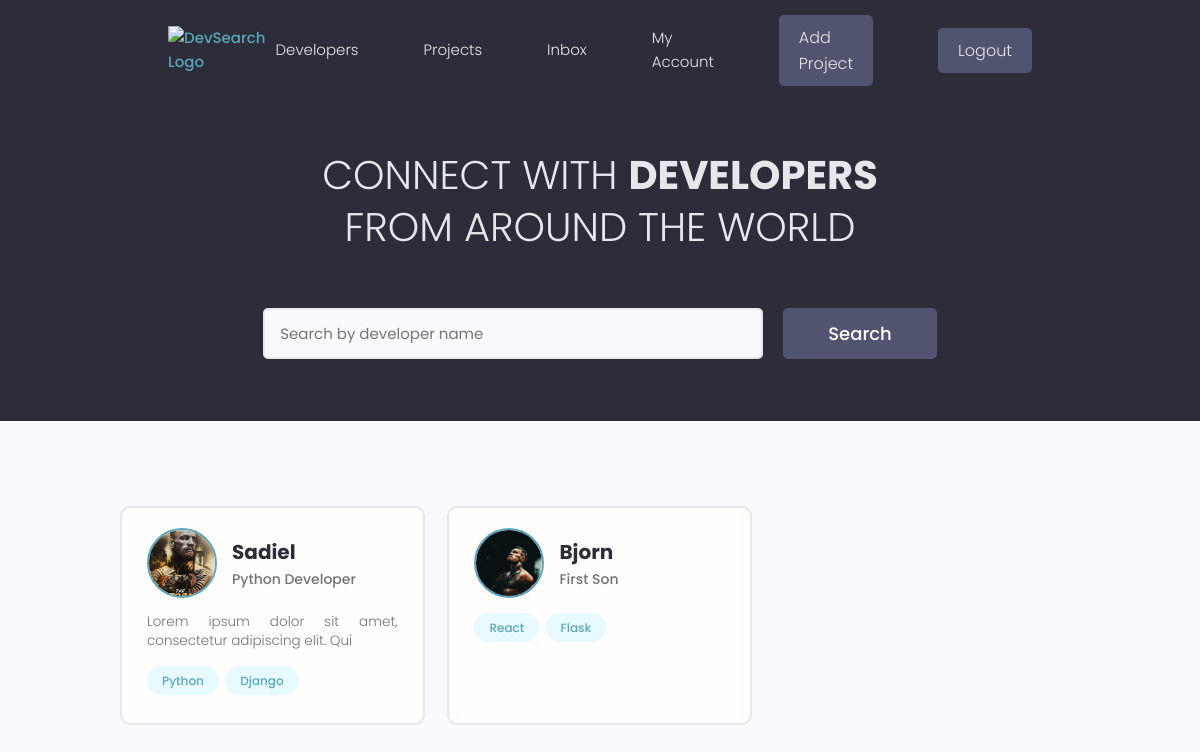
The app's page / (signed in) with its own data.
### users/models.py (models this page shows, shortened)
class Profile(models.Model):
    user = models.OneToOneField(User, on_delete = models.CASCADE,null=True,blank=True)
    name = models.CharField(max_length=200, null=True, blank=True)
    username = models.CharField(max_length=200, null=True, blank=True)
    location = models.CharField(max_length=200, null=True, blank=True)
    email = models.EmailField(max_length=500, blank=True, null=True)
    short_intro =  models.CharField(max_length=200, null=True, blank=True)
    bio = models.TextField(blank=True, null=True)
    profile_image = models.ImageField(blank=True, null=True, upload_to='profileImages/', default = 'profileImages/user-default.png')
    social_github = models.CharField(max_length=200, null=True, blank=True)
    social_linkedin = models.CharField(max_length=200, null=True, blank=True)
    social_personal = models.CharField(max_length=200, null=True, blank=True)
    social_youtube = models.CharField(max_length=200, null=True, blank=True)
    social_instgram = models.CharField(max_length=200, null=True, blank=True)
    social_facebook = models.CharField(max_length=200, null=True, blank=True)
    created_at = models.DateTimeField(auto_now_add=True)
    id = models.UUIDField(default=uuid.uuid4, unique=True, primary_key=True, editable=False)

class Skill(models.Model):
    owner = models.ForeignKey(Profile, on_delete=models.CASCADE, null=True , blank=True)
    name = models.CharField(max_length=200 , blank=True, null=True)
    description = models.TextField(null=True, blank=True)
    created_at = models.DateTimeField(auto_now_add=True)
    id = models.UUIDField(default=uuid.uuid4, unique=True, primary_key=True, editable=False)
    def __str__(self):
        return str(self.name)

### users/views.py (the view)
# urls.py: path('',views.profiles , name='profiles'),
def profiles(request):
    profiles = Profile.objects.all()
    context = {'profiles':profiles}
    return render(request, 'users/profile.html', context)

### users/templates/users/profile.html (shortened to what this page needs)
{% extends 'main.html'%}
{% block content %}
 <main class="home">
    <section class="hero-section text-center">
      <div class="container container--narrow">
        <div class="hero-section__box">
          <h2>CONNECT WITH <span>DEVELOPERS</span></h2>
          <h2>FROM AROUND THE WORLD</h2>
        </div>
        <div class="hero-section__search">
          <form class="form" action="#" method="get">
            <div class="form__field">
              <input class="input input--text" id="formInput#search" type="text" name="text"
                placeholder="Search by developer name" />
            </div>
            <input class="btn btn--sub btn--lg" type="submit" value="Search" />
          </form>
        </div>
      </div>
    </section>
    <section class="devlist">
      <div class="container">
        <div class="grid grid--three">
            {% for profile in profiles %}
          <div class="column card">
            <div class="dev">
              <a href="{% url 'user-profile' profile.id %}" class="card__body">
                <div class="dev__profile">
                  <img class="avatar avatar--md" src="{{ profile.profile_image.url}}" alt="image" />
                  <div class="dev__meta">
                    <h3>{{profile.name}}</h3>
                    <h5>{{profile.short_intro}}</h5>
                  </div>
                </div>
                <p class="dev__info">
                    {{profile.bio|slice:"60"}}
                </p>
                <div class="dev__skills">
                  {%for skill in profile.skill_set.all|slice:"5" %}
                  <span class="tag tag--pill tag--main">
                    <small>{{skill}}</small>
                  </span>
                  {% endfor %}
                </div>
              </a>
            </div>
          </div>
          {% endfor %}
        </div>
      </div>
    </section>
  </main>
{% endblock content %}

### static/styles/app.css (style rules this page uses)
:root { --color-sub: #2d2d39; }
.btn--sub { background-color: var(--color-sub-light); }
.card { border: 2px solid var(--color-light); }
img { width: 100%; }
.hero-section { height: 40vh; display: flex; align-items: center; background-color: var(--color-sub); }
.hero-section__box { margin-bottom: 4rem; }
.hero-section__box > h2, .hero-section__box > h2 > span { font-size: 4rem; color: var(--color-light); line-height: 1.3; text-transform: uppercase; }
.hero-section__box > h2 { font-weight: 300; }
.hero-section__box > h2 > span { font-weight: 700; }
.hero-section__search > .form { display: flex; align-items: center; justify-content: center; gap: 2rem; }
.hero-section__search > .form input.input--text { width: 50rem; }
.devlist { margin-top: 8rem; }
.devlist .grid { align-items: stretch; }
.devlist .dev .dev__profile { display: flex; align-items: center; gap: 1.5rem; }
.devlist .dev .dev__meta h3 { color: var(--color-sub); font-size: 2rem; font-weight: 700; }
.devlist .dev .dev__meta h5 { color: var(--color-text); font-size: 1.4rem; font-weight: 500; }
.devlist .dev .dev__info { margin: 1.5rem 0; font-size: 1.35rem; line-height: 1.4; text-align: justify; }

### static/uikit/styles/modules/_variables.css (style rules this page uses)
:root { --color-main: #5aa5b9; --color-main-light: #e6faff; --color-sub: #3f4156; --color-sub-light: #51546e; --color-sub-lighter: #ededfd; --color-text: #737373; --color-gray: #8b8b8b; --color-light: #e5e7eb; --color-light-gray: #767676; --color-bg: #f8fafd; --color-white: #fffefd; --color-white-light: #f3f3f3; --color-success: #359e64; --color-success-bg: #def8e8; --color-error: #fc4b0b; --color-error-bg: #fff2ee; --font-base: 'Poppins', arial, helvetica, 'Segoe UI', roboto, ubuntu, sans-serif; --font-monospace: 'Fira Code', 'Courier New', courier, monospace; --font-regular: 300; --font-medium: 500; --font-bold: 700; --generic-shadow: 1px 1px 5px #00000010; --generic-transition: all 0.3s ease-in-out; }

### static/uikit/styles/modules/_base.css (style rules this page uses)
* { margin: 0; padding: 0; box-sizing: border-box; text-rendering: optimizeLegibility; color: inherit; font-size: inherit; }
html { font-size: 50%; }
@media only screen and (min-width: 480px) { html { font-size: 56.25%; } }
@media only screen and (min-width: 1200px) { html { font-size: 62.5%; } }
body { line-height: 1.6; font-weight: 400; font-size: 1.5rem; color: var(--color-text); background-color: var(--color-bg); min-height: 100vh; }

### static/uikit/styles/modules/_typography.css (style rules this page uses)
* { font-family: var(--font-base); }
h2 { font-size: 3.6rem; font-weight: var(--font-bold); }
h3 { font-size: 3.2rem; font-weight: var(--font-medium); }
h5 { font-size: 2.4rem; font-weight: var(--font-medium); }
h5, h6 { font-weight: var(--font-regular); }
p, span, strong { font-size: 1.6rem; color: var(--color-text); font-weight: var(--font-regular); }
a { padding-bottom: 2px; text-decoration: none; display: inline-block; color: var(--color-main); font-weight: var(--font-medium); }

### static/uikit/styles/modules/_utilities.css (style rules this page uses)
.container { width: 92%; max-width: 165rem; margin: 0 auto; box-sizing: border-box; }
.container--narrow { width: 92%; max-width: 120rem; }
@media screen and (min-width: 1000px) { .container { width: 90%; } }
@media screen and (min-width: 1000px) { .container--narrow { width: 85%; } }
@media screen and (min-width: 1200px) { .container { width: 80%; } }
@media screen and (min-width: 1200px) { .container--narrow { width: 72%; } }
.text-center { text-align: center; }

### static/uikit/styles/modules/_avatar.css (style rules this page uses)
.avatar { border-radius: 50%; border: 2px solid var(--color-main); object-fit: cover; }
.avatar--md { height: 7rem; width: 7rem; }

### static/uikit/styles/modules/_button.css (style rules this page uses)
.btn { display: inline-block; position: relative; cursor: pointer; background-color: var(--color-light); font-weight: var(--font-medium); color: var(--color-sub); text-decoration: none; padding: 1rem 2rem; border-radius: 0.5rem; border: none; width: -webkit-fit-content; width: -moz-fit-content; width: fit-content; height: -webkit-fit-content; height: -moz-fit-content; height: fit-content; font-size: 1.6rem; outline-width: 0; outline-color: transparent; -webkit-backface-visibility: hidden; backface-visibility: hidden; transition: all 0.3s ease-in-out; }
.btn--sub { background-color: var(--color-sub); color: var(--color-white); }
.btn--lg { font-size: 1.8rem; padding: 1.2rem 4.5rem; }

### static/uikit/styles/modules/_card.css (style rules this page uses)
.card { border-radius: 1rem; background-color: var(--color-white); border: 1.5px solid var(--color-light); width: auto; height: auto; margin-top: 0.5rem; margin-bottom: 0.5rem; overflow: hidden; }
.card__body, .card__header { padding: 2rem 2.5rem; }

### records on screen
Profile: profile_image (picture), name "Sadiel", short_intro "Python Developer", bio "Lorem ipsum dolor sit amet, consectetur adipiscing elit. Qui"
Skill: name "Python"
Skill: name "Django"
Profile: profile_image (placeholder picture), name "Bjorn", short_intro "First Son"
Skill: name "React"
Skill: name "Flask"
